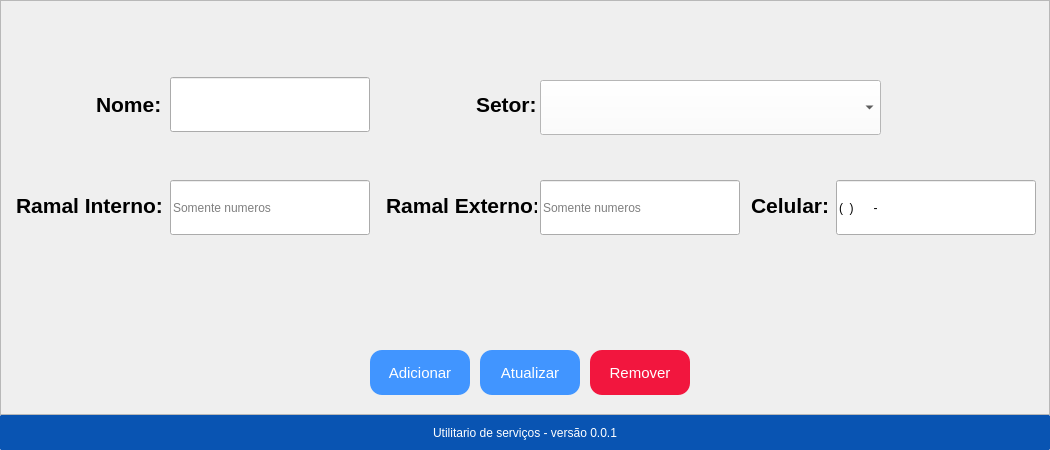
<?xml version="1.0" encoding="UTF-8"?>
<ui version="4.0">
 <class>TelaCadastro</class>
 <widget class="QMainWindow" name="TelaCadastro">
  <property name="geometry">
   <rect>
    <x>0</x>
    <y>0</y>
    <width>1050</width>
    <height>450</height>
   </rect>
  </property>
  <property name="minimumSize">
   <size>
    <width>1050</width>
    <height>450</height>
   </size>
  </property>
  <property name="maximumSize">
   <size>
    <width>1050</width>
    <height>450</height>
   </size>
  </property>
  <property name="windowTitle">
   <string>Cadastro</string>
  </property>
  <widget class="QWidget" name="centralwidget">
   <property name="minimumSize">
    <size>
     <width>1050</width>
     <height>450</height>
    </size>
   </property>
   <property name="maximumSize">
    <size>
     <width>1050</width>
     <height>450</height>
    </size>
   </property>
   <layout class="QVBoxLayout" name="verticalLayout">
    <property name="spacing">
     <number>0</number>
    </property>
    <property name="leftMargin">
     <number>0</number>
    </property>
    <property name="topMargin">
     <number>0</number>
    </property>
    <property name="rightMargin">
     <number>0</number>
    </property>
    <property name="bottomMargin">
     <number>0</number>
    </property>
    <item>
     <widget class="QFrame" name="frame">
      <property name="frameShape">
       <enum>QFrame::StyledPanel</enum>
      </property>
      <property name="frameShadow">
       <enum>QFrame::Raised</enum>
      </property>
      <widget class="QComboBox" name="cbb_sector">
       <property name="geometry">
        <rect>
         <x>540</x>
         <y>80</y>
         <width>341</width>
         <height>55</height>
        </rect>
       </property>
       <property name="minimumSize">
        <size>
         <width>0</width>
         <height>55</height>
        </size>
       </property>
       <property name="maximumSize">
        <size>
         <width>16777215</width>
         <height>55</height>
        </size>
       </property>
       <property name="sizeIncrement">
        <size>
         <width>0</width>
         <height>0</height>
        </size>
       </property>
       <property name="autoFillBackground">
        <bool>false</bool>
       </property>
       <property name="styleSheet">
        <string notr="true">font: 75 16pt &quot;MS Shell Dlg 2&quot;;
background-color: rgb(255, 255, 255);


</string>
       </property>
       <property name="placeholderText">
        <string>Todos</string>
       </property>
       <property name="duplicatesEnabled">
        <bool>false</bool>
       </property>
       <property name="modelColumn">
        <number>0</number>
       </property>
       <item>
        <property name="text">
         <string/>
        </property>
       </item>
       <item>
        <property name="text">
         <string>FLOWDOCS</string>
        </property>
       </item>
       <item>
        <property name="text">
         <string>FOLHA</string>
        </property>
       </item>
       <item>
        <property name="text">
         <string>GERENTE</string>
        </property>
       </item>
       <item>
        <property name="text">
         <string>RECEPÇÃO</string>
        </property>
       </item>
       <item>
        <property name="text">
         <string>SERVICE DESK</string>
        </property>
       </item>
       <item>
        <property name="text">
         <string>SIS-SIE-SAS</string>
        </property>
       </item>
       <item>
        <property name="text">
         <string>SSE-SED-PORTAL-PATRIMONIO</string>
        </property>
       </item>
       <item>
        <property name="text">
         <string>TRIBUTÁRIO</string>
        </property>
       </item>
      </widget>
      <widget class="QPushButton" name="btn_add">
       <property name="geometry">
        <rect>
         <x>370</x>
         <y>350</y>
         <width>100</width>
         <height>45</height>
        </rect>
       </property>
       <property name="minimumSize">
        <size>
         <width>100</width>
         <height>45</height>
        </size>
       </property>
       <property name="maximumSize">
        <size>
         <width>100</width>
         <height>45</height>
        </size>
       </property>
       <property name="baseSize">
        <size>
         <width>0</width>
         <height>0</height>
        </size>
       </property>
       <property name="font">
        <font>
         <family>MS Shell Dlg 2</family>
         <pointsize>11</pointsize>
         <italic>false</italic>
         <bold>false</bold>
        </font>
       </property>
       <property name="styleSheet">
        <string notr="true">QPushButton{
	border-style: none;
	border-width: 2px;
	font: 75 11pt &quot;MS Shell Dlg 2&quot;;
	color: rgb(255, 255, 255);
	background-color: #4195FF;
	border-radius: 12px;
	border-bottom-color: rgb(4, 35, 38);
	border-right-color:  rgb(4, 35, 38);
}
QPushButton:hover{
	border-style: none;
	border-width: 2px;
	font: 75 11pt &quot;MS Shell Dlg 2&quot;;
	color: rgb(255, 255, 255);
	background-color: #0954B2;
	border-radius: 12px;
	border-bottom-color: rgb(4, 35, 38);
	border-right-color:  rgb(4, 35, 38);
}


QPushButton:pressed{
	border-style: insetset;
	border-width: 2px;
	font: 75 11pt &quot;MS Shell Dlg 2&quot;;
	color: rgb(255, 255, 255);
	background-color: #4195FF;
	border-radius: 8px;
	border-top-color: rgb(4, 35, 38);
	border-left-color:  rgb(4, 35, 38);
}</string>
       </property>
       <property name="inputMethodHints">
        <set>Qt::ImhNone</set>
       </property>
       <property name="text">
        <string>Adicionar</string>
       </property>
       <property name="icon">
        <iconset>
         <normaloff>../src/icon_add.svg</normaloff>../src/icon_add.svg</iconset>
       </property>
       <property name="iconSize">
        <size>
         <width>20</width>
         <height>20</height>
        </size>
       </property>
      </widget>
      <widget class="QLabel" name="lb_name">
       <property name="geometry">
        <rect>
         <x>96</x>
         <y>84</y>
         <width>71</width>
         <height>41</height>
        </rect>
       </property>
       <property name="text">
        <string>&lt;html&gt;&lt;head/&gt;&lt;body&gt;&lt;p&gt;&lt;span style=&quot; font-size:16pt; font-weight:700;&quot;&gt;Nome:&lt;/span&gt;&lt;/p&gt;&lt;/body&gt;&lt;/html&gt;</string>
       </property>
      </widget>
      <widget class="QLineEdit" name="le_name">
       <property name="geometry">
        <rect>
         <x>170</x>
         <y>77</y>
         <width>200</width>
         <height>55</height>
        </rect>
       </property>
       <property name="styleSheet">
        <string notr="true">font: 16pt &quot;Segoe UI&quot;;</string>
       </property>
       <property name="placeholderText">
        <string/>
       </property>
      </widget>
      <widget class="QLabel" name="lb_sector">
       <property name="geometry">
        <rect>
         <x>476</x>
         <y>84</y>
         <width>71</width>
         <height>41</height>
        </rect>
       </property>
       <property name="text">
        <string>&lt;html&gt;&lt;head/&gt;&lt;body&gt;&lt;p&gt;&lt;span style=&quot; font-size:16pt; font-weight:700;&quot;&gt;Setor:&lt;/span&gt;&lt;/p&gt;&lt;/body&gt;&lt;/html&gt;</string>
       </property>
      </widget>
      <widget class="QLineEdit" name="le_branchIn">
       <property name="geometry">
        <rect>
         <x>170</x>
         <y>180</y>
         <width>200</width>
         <height>55</height>
        </rect>
       </property>
       <property name="styleSheet">
        <string notr="true">font: 16pt &quot;Segoe UI&quot;;</string>
       </property>
       <property name="inputMask">
        <string/>
       </property>
       <property name="placeholderText">
        <string>Somente numeros</string>
       </property>
      </widget>
      <widget class="QLabel" name="lb_branchIn">
       <property name="geometry">
        <rect>
         <x>16</x>
         <y>185</y>
         <width>151</width>
         <height>41</height>
        </rect>
       </property>
       <property name="text">
        <string>&lt;html&gt;&lt;head/&gt;&lt;body&gt;&lt;p&gt;&lt;span style=&quot; font-size:16pt; font-weight:700;&quot;&gt;Ramal Interno:&lt;/span&gt;&lt;/p&gt;&lt;/body&gt;&lt;/html&gt;</string>
       </property>
      </widget>
      <widget class="QLabel" name="lb_branchEx">
       <property name="geometry">
        <rect>
         <x>386</x>
         <y>185</y>
         <width>151</width>
         <height>41</height>
        </rect>
       </property>
       <property name="text">
        <string>&lt;html&gt;&lt;head/&gt;&lt;body&gt;&lt;p&gt;&lt;span style=&quot; font-size:16pt; font-weight:700;&quot;&gt;Ramal Externo:&lt;/span&gt;&lt;/p&gt;&lt;/body&gt;&lt;/html&gt;</string>
       </property>
      </widget>
      <widget class="QLineEdit" name="le_branchEx">
       <property name="geometry">
        <rect>
         <x>540</x>
         <y>180</y>
         <width>200</width>
         <height>55</height>
        </rect>
       </property>
       <property name="styleSheet">
        <string notr="true">font: 16pt &quot;Segoe UI&quot;;</string>
       </property>
       <property name="inputMask">
        <string/>
       </property>
       <property name="placeholderText">
        <string>Somente numeros</string>
       </property>
      </widget>
      <widget class="QLabel" name="lb_cellPhone">
       <property name="geometry">
        <rect>
         <x>751</x>
         <y>185</y>
         <width>80</width>
         <height>41</height>
        </rect>
       </property>
       <property name="text">
        <string>&lt;html&gt;&lt;head/&gt;&lt;body&gt;&lt;p&gt;&lt;span style=&quot; font-size:16pt; font-weight:700;&quot;&gt;Celular:&lt;/span&gt;&lt;/p&gt;&lt;/body&gt;&lt;/html&gt;</string>
       </property>
      </widget>
      <widget class="QLineEdit" name="le_cellPhone">
       <property name="geometry">
        <rect>
         <x>836</x>
         <y>180</y>
         <width>200</width>
         <height>55</height>
        </rect>
       </property>
       <property name="styleSheet">
        <string notr="true">font: 16pt &quot;Segoe UI&quot;;</string>
       </property>
       <property name="inputMask">
        <string>(##)# ####-####</string>
       </property>
       <property name="placeholderText">
        <string>Somente numeros</string>
       </property>
      </widget>
      <widget class="QPushButton" name="btn_update">
       <property name="geometry">
        <rect>
         <x>480</x>
         <y>350</y>
         <width>100</width>
         <height>45</height>
        </rect>
       </property>
       <property name="minimumSize">
        <size>
         <width>100</width>
         <height>45</height>
        </size>
       </property>
       <property name="maximumSize">
        <size>
         <width>100</width>
         <height>45</height>
        </size>
       </property>
       <property name="baseSize">
        <size>
         <width>0</width>
         <height>0</height>
        </size>
       </property>
       <property name="font">
        <font>
         <family>MS Shell Dlg 2</family>
         <pointsize>11</pointsize>
         <italic>false</italic>
         <bold>false</bold>
        </font>
       </property>
       <property name="styleSheet">
        <string notr="true">QPushButton{
	border-style: none;
	border-width: 2px;
	font: 75 11pt &quot;MS Shell Dlg 2&quot;;
	color: rgb(255, 255, 255);
	background-color: #4195FF;
	border-radius: 12px;
	border-bottom-color: rgb(4, 35, 38);
	border-right-color:  rgb(4, 35, 38);
}
QPushButton:hover{
	border-style: none;
	border-width: 2px;
	font: 75 11pt &quot;MS Shell Dlg 2&quot;;
	color: rgb(255, 255, 255);
	background-color: #0954B2;
	border-radius: 12px;
	border-bottom-color: rgb(4, 35, 38);
	border-right-color:  rgb(4, 35, 38);
}


QPushButton:pressed{
	border-style: insetset;
	border-width: 2px;
	font: 75 11pt &quot;MS Shell Dlg 2&quot;;
	color: rgb(255, 255, 255);
	background-color: #4195FF;
	border-radius: 8px;
	border-top-color: rgb(4, 35, 38);
	border-left-color:  rgb(4, 35, 38);
}</string>
       </property>
       <property name="inputMethodHints">
        <set>Qt::ImhNone</set>
       </property>
       <property name="text">
        <string>Atualizar</string>
       </property>
       <property name="icon">
        <iconset>
         <normaloff>../src/icon_edit.svg</normaloff>../src/icon_edit.svg</iconset>
       </property>
       <property name="iconSize">
        <size>
         <width>20</width>
         <height>20</height>
        </size>
       </property>
      </widget>
      <widget class="QPushButton" name="btn_remove">
       <property name="geometry">
        <rect>
         <x>590</x>
         <y>350</y>
         <width>100</width>
         <height>45</height>
        </rect>
       </property>
       <property name="minimumSize">
        <size>
         <width>100</width>
         <height>45</height>
        </size>
       </property>
       <property name="maximumSize">
        <size>
         <width>100</width>
         <height>45</height>
        </size>
       </property>
       <property name="baseSize">
        <size>
         <width>0</width>
         <height>0</height>
        </size>
       </property>
       <property name="font">
        <font>
         <family>MS Shell Dlg 2</family>
         <pointsize>11</pointsize>
         <italic>false</italic>
         <bold>false</bold>
        </font>
       </property>
       <property name="styleSheet">
        <string notr="true">QPushButton{
	border-style: none;
	border-width: 2px;
	font: 75 11pt &quot;MS Shell Dlg 2&quot;;
	color: rgb(255, 255, 255);
	background-color: #F2163E;
	border-radius: 12px;
	border-bottom-color: rgb(4, 35, 38);
	border-right-color:  rgb(4, 35, 38);
}
QPushButton:hover{
	border-style: none;
	border-width: 2px;
	font: 75 11pt &quot;MS Shell Dlg 2&quot;;
	color: rgb(255, 255, 255);
	background-color: #BF0404;
	border-radius: 12px;
	border-bottom-color: rgb(4, 35, 38);
	border-right-color:  rgb(4, 35, 38);
}


QPushButton:pressed{
	border-style: insetset;
	border-width: 2px;
	font: 75 11pt &quot;MS Shell Dlg 2&quot;;
	color: rgb(255, 255, 255);
	background-color: #4195FF;
	border-radius: 8px;
	border-top-color: rgb(4, 35, 38);
	border-left-color:  rgb(4, 35, 38);
}</string>
       </property>
       <property name="inputMethodHints">
        <set>Qt::ImhNone</set>
       </property>
       <property name="text">
        <string>Remover</string>
       </property>
       <property name="icon">
        <iconset>
         <normaloff>../src/icon_remove.svg</normaloff>../src/icon_remove.svg</iconset>
       </property>
       <property name="iconSize">
        <size>
         <width>20</width>
         <height>20</height>
        </size>
       </property>
      </widget>
     </widget>
    </item>
    <item>
     <widget class="QFrame" name="fram_footer">
      <property name="minimumSize">
       <size>
        <width>0</width>
        <height>35</height>
       </size>
      </property>
      <property name="maximumSize">
       <size>
        <width>16777215</width>
        <height>35</height>
       </size>
      </property>
      <property name="styleSheet">
       <string notr="true">background-color: #0954B2;
border-radius: 2px;
</string>
      </property>
      <property name="frameShape">
       <enum>QFrame::StyledPanel</enum>
      </property>
      <property name="frameShadow">
       <enum>QFrame::Raised</enum>
      </property>
      <layout class="QVBoxLayout" name="verticalLayout_2">
       <property name="spacing">
        <number>0</number>
       </property>
       <property name="leftMargin">
        <number>0</number>
       </property>
       <property name="topMargin">
        <number>0</number>
       </property>
       <property name="rightMargin">
        <number>0</number>
       </property>
       <property name="bottomMargin">
        <number>0</number>
       </property>
       <item>
        <widget class="QLabel" name="lb_commom">
         <property name="minimumSize">
          <size>
           <width>0</width>
           <height>35</height>
          </size>
         </property>
         <property name="maximumSize">
          <size>
           <width>16777215</width>
           <height>35</height>
          </size>
         </property>
         <property name="styleSheet">
          <string notr="true">font: 75 9pt &quot;MS Shell Dlg 2&quot;;
color: #fff;
</string>
         </property>
         <property name="text">
          <string>Utilitario de serviços - versão 0.0.1</string>
         </property>
         <property name="alignment">
          <set>Qt::AlignCenter</set>
         </property>
        </widget>
       </item>
      </layout>
     </widget>
    </item>
   </layout>
  </widget>
 </widget>
 <resources/>
 <connections/>
</ui>
